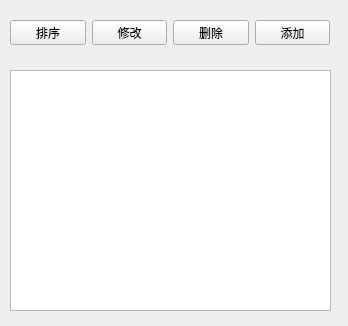
<?xml version="1.0" encoding="UTF-8"?>
<ui version="4.0">
 <class>Form</class>
 <widget class="QWidget" name="Form">
  <property name="geometry">
   <rect>
    <x>0</x>
    <y>0</y>
    <width>348</width>
    <height>326</height>
   </rect>
  </property>
  <property name="windowTitle">
   <string>ListWidgetApp</string>
  </property>
  <widget class="QListWidget" name="listWidget">
   <property name="geometry">
    <rect>
     <x>10</x>
     <y>70</y>
     <width>321</width>
     <height>241</height>
    </rect>
   </property>
  </widget>
  <widget class="QWidget" name="">
   <property name="geometry">
    <rect>
     <x>10</x>
     <y>20</y>
     <width>320</width>
     <height>25</height>
    </rect>
   </property>
   <layout class="QHBoxLayout" name="horizontalLayout">
    <item>
     <widget class="QPushButton" name="btn_sort">
      <property name="text">
       <string>排序</string>
      </property>
     </widget>
    </item>
    <item>
     <widget class="QPushButton" name="update">
      <property name="text">
       <string>修改</string>
      </property>
     </widget>
    </item>
    <item>
     <widget class="QPushButton" name="btn_del">
      <property name="text">
       <string>删除</string>
      </property>
     </widget>
    </item>
    <item>
     <widget class="QPushButton" name="btn_add">
      <property name="text">
       <string>添加</string>
      </property>
     </widget>
    </item>
   </layout>
  </widget>
 </widget>
 <resources/>
 <connections/>
</ui>
